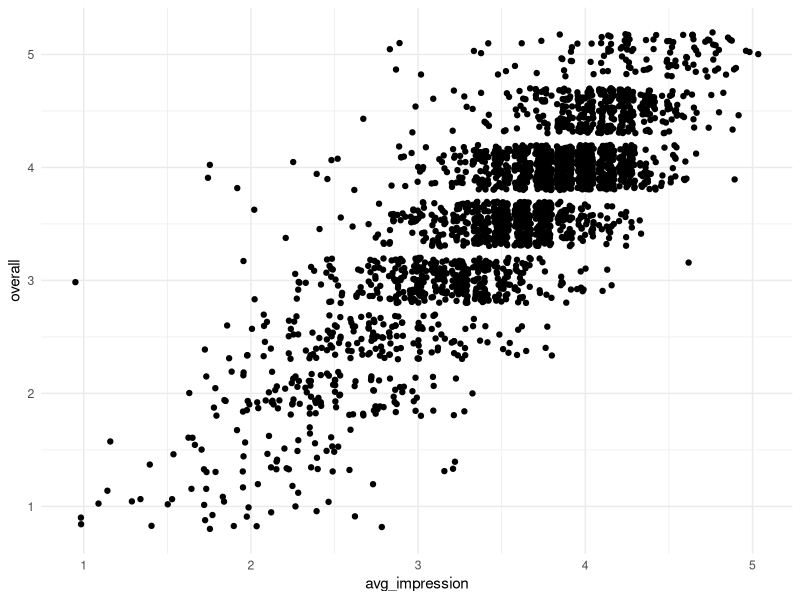

Source code (R):
## ---- chunk 1
library(tidyverse)
library(kableExtra)
knitr::opts_chunk$set(echo = TRUE, message = FALSE)
## ---- chunk 2
beer_reviews <- read_csv("beer_reviews.csv")
beer_types <- read_csv("beer_types.csv")
brewery <-  read_csv("brewery.csv")
## ---- chunk 3
beer <- left_join(beer_types,beer_reviews, by="beer_id") %>% 
  left_join(brewery, by="brewery_id")
## ---- chunk 4
nareplacer <- function(a){
  vector_mean = mean(na.omit(a))
  for (i in 1:length(a)){
    if (is.na(a[i]) == T){
      a[i] <- vector_mean
    }
  }
return(a)
}

## ---- chunk 5
for(i in 4:10){
  beer[, i] <- nareplacer(beer[[i]])
}
## ---- chunk 6
any(is.na(beer[,4:10]))
## ---- chunk 7
brewery_mean_scores <- group_by(beer, brewery_name) %>% 
  summarise(
    mean_score = mean(overall)
  )
brewery_mean_scores %>% arrange(desc(mean_score)) %>% head() %>% 
  knitr::kable()

## ---- chunk 8
alpha = 0.05

Review_scores <- group_by(beer, brewery_name)  %>% 
  summarise(
    n_obs = n(),
    sample_sd = sd(overall),
    mean_overall = mean(overall),
    lower_95_sig = mean_overall - qt(1-(alpha/2), n_obs - 1) * sample_sd / sqrt(n_obs),
    upper_95_sig =  mean_overall + qt(1-(alpha/2), n_obs - 1) * sample_sd / sqrt(n_obs)
  )

Review_scores <- filter(Review_scores, sample_sd > 0)
slice_max(Review_scores,lower_95_sig)
## ---- chunk 9
slice_min(Review_scores,upper_95_sig)
## ---- chunk 10
beer <- left_join(beer_types,beer_reviews, by="beer_id") %>% 
  left_join(brewery, by="brewery_id") %>% 
  na.omit() %>% 
  rowwise() %>% 
  mutate(
    avg_impression = (aroma + appearance + palate + taste) / 4
  )

beer %>%  
  ggplot(aes(x = avg_impression, y = overall)) +
  geom_jitter() +
  theme_minimal()
